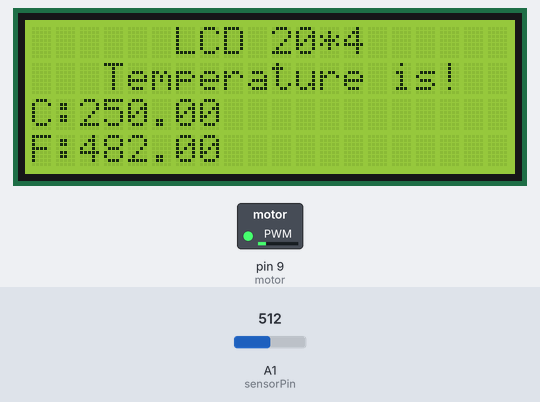
A sketch run on a simulated Arduino Uno, built with avr-gcc and run on an emulated ATmega328P. On the bench: 20×4 character LCD, switched loads named in the sketch (green lamp = pin HIGH). Dashed ring = blinking. The test bench sets the inputs (shaded band); at power-on: A1 (sensorPin) = 512. What the sketch prints to the serial monitor is not drawn.

Above: at 1.2 s.
1.3 s: A1 (sensorPin) set to 716
At 3.3 s:
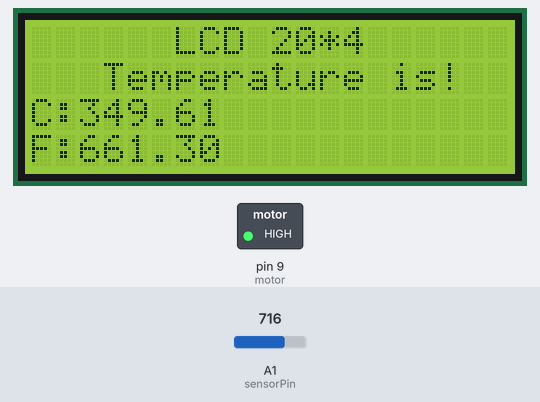
8.1 s: A1 (sensorPin) set to 900
At 11.6 s:
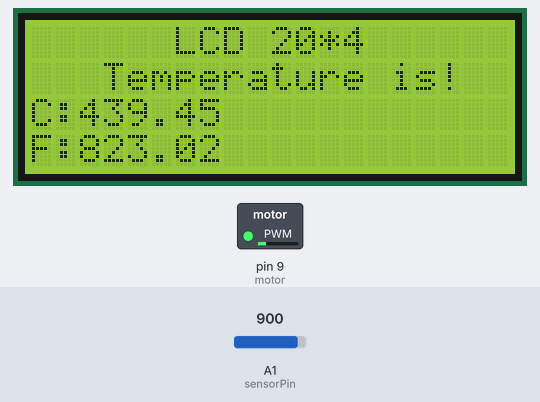
12.5 s: A1 (sensorPin) set to 1023
At 14.7 s:
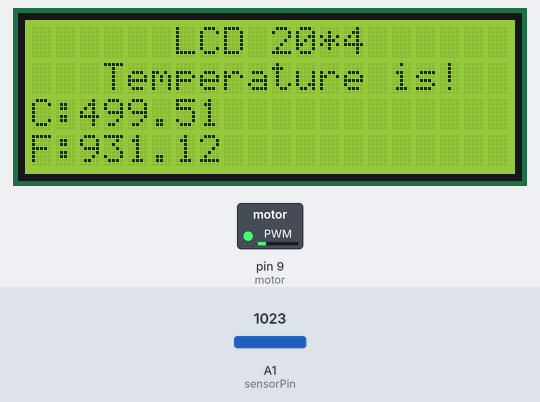
Timing chart, 0 to 21.8 s (numbered marks = the images above; inputs shaded):
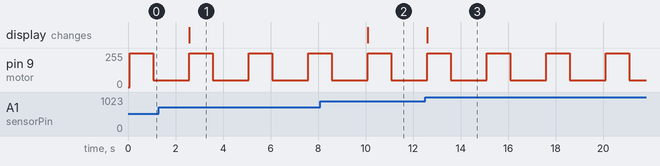

The sketch:

lcd.ino
```cpp
// include the library code:
#include <LiquidCrystal.h>
int sensorPin = 1;
int motor = 9;
// initialize the library with the numbers of the interface pins
LiquidCrystal lcd(12, 11, 5, 4, 3, 2);

void setup() {
  // set up the LCD's number of columns and rows:
  lcd.begin(20, 4);
  Serial.begin(9600);  //Start the serial connection with the computer

  // Print a message to the LCD.
  lcd.setCursor(6, 0);
  lcd.print("LCD 20*4");
  lcd.setCursor(3,1);
  lcd.print("Temperature is!");
  lcd.setCursor(0, 2);
  lcd.print("C:");
  lcd.setCursor(0, 3);
  lcd.print("F:");
  pinMode(motor, OUTPUT);
}

void loop() {
  // set the cursor to column 0, line 1
  // (note: line 1 is the second row, since counting begins with 0):

      //getting the voltage reading from the temperature sensor
     int reading = analogRead(sensorPin);

     // converting that reading to voltage, for 3.3v arduino use 3.3
     float voltage = reading * 5.0;
     voltage /= 1024.0;

     // print out the voltage
     Serial.print(voltage); Serial.println(" volts");

     // now print out the temperature
     float temperatureC = (voltage) * 100 ;  //converting from 10 mv per degree wit 500 mV offset
                                                   //to degrees ((voltage) times 100)
     float temperatureF = (temperatureC * 9.0 / 5.0) + 32.0;
     Serial.print(temperatureC); Serial.println(" degrees C");

  lcd.setCursor(2, 2);
  // print the number of seconds since reset:
  lcd.print(temperatureC);
  lcd.setCursor(2, 3);
  // print the number of seconds since reset:
  lcd.print(temperatureF);
  digitalWrite(motor,1);
  delay(1000);
  analogWrite(motor,50);
  delay(1000);
  delay(500);

}
```

Measured:
- after the input at 1.3 s, the display: changes after 1.3 s (image 1)
- after the input at 8.1 s, the display: changes after 2.0 s (image 2)
- after the input at 12.5 s, the display: changes after 0.09 s (image 3)
- by itself, pin 9 (motor): alternates 255/255 for 1.0 s and 50/255 for 1.5 s
